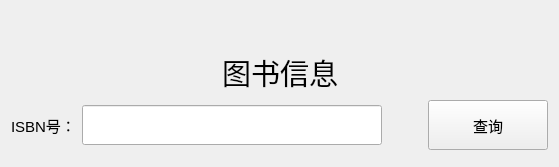
      <widget class="QWidget" name="book_info_page">
       <layout class="QVBoxLayout" name="verticalLayout_10">
        <item>
         <layout class="QVBoxLayout" name="verticalLayout_9" stretch="0,2,3">
          <item>
           <spacer name="verticalSpacer_32">
            <property name="orientation">
             <enum>Qt::Vertical</enum>
            </property>
            <property name="sizeHint" stdset="0">
             <size>
              <width>20</width>
              <height>40</height>
             </size>
            </property>
           </spacer>
          </item>
          <item>
           <layout class="QVBoxLayout" name="verticalLayout_7">
            <item>
             <layout class="QHBoxLayout" name="horizontalLayout_28">
              <item>
               <spacer name="horizontalSpacer_60">
                <property name="orientation">
                 <enum>Qt::Horizontal</enum>
                </property>
                <property name="sizeHint" stdset="0">
                 <size>
                  <width>40</width>
                  <height>20</height>
                 </size>
                </property>
               </spacer>
              </item>
              <item>
               <widget class="QLabel" name="label_3">
                <property name="font">
                 <font>
                  <family>华文楷体</family>
                  <pointsize>22</pointsize>
                 </font>
                </property>
                <property name="text">
                 <string>图书信息</string>
                </property>
               </widget>
              </item>
              <item>
               <spacer name="horizontalSpacer_61">
                <property name="orientation">
                 <enum>Qt::Horizontal</enum>
                </property>
                <property name="sizeHint" stdset="0">
                 <size>
                  <width>40</width>
                  <height>20</height>
                 </size>
                </property>
               </spacer>
              </item>
             </layout>
            </item>
            <item>
             <layout class="QHBoxLayout" name="horizontalLayout_10">
              <item>
               <layout class="QHBoxLayout" name="horizontalLayout_9">
                <item>
                 <widget class="QLabel" name="ISBNlabel">
                  <property name="font">
                   <font>
                    <pointsize>11</pointsize>
                   </font>
                  </property>
                  <property name="text">
                   <string>ISBN号：</string>
                  </property>
                 </widget>
                </item>
                <item>
                 <widget class="QLineEdit" name="book_id_line">
                  <property name="minimumSize">
                   <size>
                    <width>300</width>
                    <height>40</height>
                   </size>
                  </property>
                 </widget>
                </item>
               </layout>
              </item>
              <item>
               <spacer name="horizontalSpacer_9">
                <property name="orientation">
                 <enum>Qt::Horizontal</enum>
                </property>
                <property name="sizeHint" stdset="0">
                 <size>
                  <width>40</width>
                  <height>20</height>
                 </size>
                </property>
               </spacer>
              </item>
              <item>
               <widget class="QPushButton" name="search_button">
                <property name="minimumSize">
                 <size>
                  <width>120</width>
                  <height>50</height>
                 </size>
                </property>
                <property name="font">
                 <font>
                  <pointsize>11</pointsize>
                 </font>
                </property>
                <property name="text">
                 <string>查询</string>
                </property>
               </widget>
              </item>
             </layout>
            </item>
           </layout>
          </item>
          <item>
           <widget class="QWidget" name="book_show_widget" native="true">
            <widget class="QWidget" name="layoutWidget">
             <property name="geometry">
              <rect>
               <x>0</x>
               <y>110</y>
               <width>914</width>
               <height>52</height>
              </rect>
             </property>
             <layout class="QHBoxLayout" name="horizontalLayout_11">
              <item>
               <spacer name="horizontalSpacer_55">
                <property name="orientation">
                 <enum>Qt::Horizontal</enum>
                </property>
                <property name="sizeHint" stdset="0">
                 <size>
                  <width>40</width>
                  <height>20</height>
                 </size>
                </property>
               </spacer>
              </item>
              <item>
               <spacer name="horizontalSpacer_54">
                <property name="orientation">
                 <enum>Qt::Horizontal</enum>
                </property>
                <property name="sizeHint" stdset="0">
                 <size>
                  <width>40</width>
                  <height>20</height>
                 </size>
                </property>
               </spacer>
              </item>
              <item>
               <spacer name="horizontalSpacer_10">
                <property name="orientation">
                 <enum>Qt::Horizontal</enum>
                </property>
                <property name="sizeHint" stdset="0">
                 <size>
                  <width>40</width>
                  <height>20</height>
                 </size>
                </property>
               </spacer>
              </item>
              <item>
               <widget class="QPushButton" name="book_add_button">
                <property name="minimumSize">
                 <size>
                  <width>120</width>
                  <height>50</height>
                 </size>
                </property>
                <property name="font">
                 <font>
                  <pointsize>11</pointsize>
                 </font>
                </property>
                <property name="text">
                 <string>新书增加</string>
                </property>
               </widget>
              </item>
              <item>
               <spacer name="horizontalSpacer_11">
                <property name="orientation">
                 <enum>Qt::Horizontal</enum>
                </property>
                <property name="sizeHint" stdset="0">
                 <size>
                  <width>40</width>
                  <height>20</height>
                 </size>
                </property>
               </spacer>
              </item>
             </layout>
            </widget>
           </widget>
          </item>
         </layout>
        </item>
       </layout>
      </widget>
